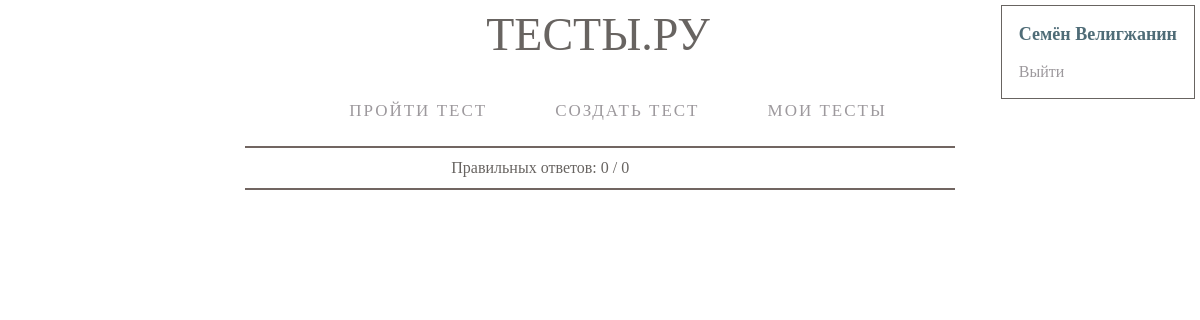
Page /results/?trying_id=3 (signed in) on the earlier database version.
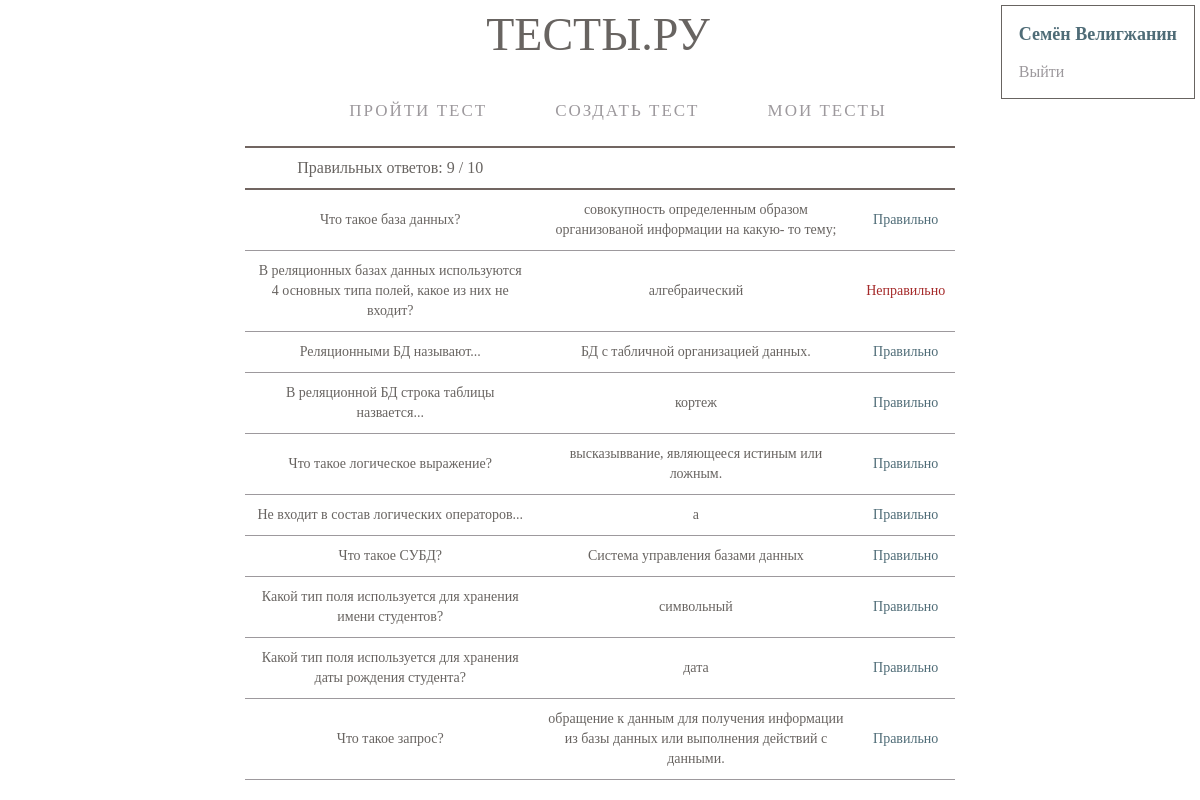
Same page on the later database version.
### tables this page shows
CREATE TABLE user
(
    user_id  INTEGER not null
        primary key autoincrement
        unique,
    name     TEXT,
    password TEXT
);

CREATE TABLE test_answer
(
    test_answer_id   INTEGER not null
        primary key autoincrement,
    test_question_id INTEGER not null
        constraint lnk_test_question_test_answer
            references test_question,
    answer_text      TEXT
);

CREATE TABLE test_question
(
    test_question_id INTEGER not null
        primary key autoincrement,
    test_id          INTEGER not null
        constraint lnk_test_test_question
            references test,
    question_text    TEXT
);

### app/routes.py (the view)
@app.route('/results/', methods=['GET'])
def results():
    if not (check_user() or not (not db.test_permission(session['user_id'], db.get_test_id_by_trying_id(
            request.args['trying_id'])) or not db.trying_permission(session['user_id'], request.args['trying_id']))):
        abort(404)
    else:
        return render_template('result.html',
                               answers=db.get_trying_answers(request.args['trying_id']),
                               result=db.get_result(request.args['trying_id']),
                               user=db.get_user_name_by_id(session['user_id']))

### app/database.py (called while the page is built)
def sql_exec(sql: str):
    connection = sqlite3.connect('form.sqlite')
    cursor = connection.cursor()
    result = cursor.execute(sql)
    connection.commit()
    return result

def get_user_name_by_id(user_id) -> str:
    for (name,) in sql_exec(f"""
        SELECT name FROM user WHERE user_id='{user_id}'
    """):
        return name

def get_trying_answers(trying_id):
    for (question_text, answer_text, is_true) in sql_exec(f"""
        SELECT
        question_text,
        answer_text,
        CASE
            WHEN trying_answer.test_answer_id IN
                (SELECT test_answer_id FROM true_answer)
            THEN 1
            ELSE 0
        END
        FROM trying_answer
        JOIN trying t on trying_answer.trying_id = t.trying_id
        JOIN test_answer ta on ta.test_answer_id = trying_answer.test_answer_id
        JOIN test_question tq on tq.test_question_id = ta.test_question_id
        WHERE t.trying_id = '{trying_id}'
    """):
        yield {'question_text': question_text, 'answer_text': answer_text, 'is_true': is_true}

def get_result(trying_id):
    for (true_answers, all_answers) in sql_exec(F"""
        SELECT
            (SELECT COUNT(trying_answer.test_answer_id) FROM trying_answer
                JOIN true_answer ta on trying_answer.test_answer_id = ta.test_answer_id
                WHERE trying_answer.trying_id = '{trying_id}'),
            COUNT(test_question_id)
        FROM test_question
        WHERE test_id = (SELECT test_id FROM trying WHERE trying_id = '{trying_id}')
    """):
        return {'true': true_answers, 'all': all_answers}

### app/routes.py (called while the page is built)
def check_user():
    return "user_id" in session

### app/templates/result.html
{% extends "base.html" %}
{% block content %}
<table id="results">
    <tr>
        <th>
            Правильных ответов: {{result.true}} / {{result.all}}
        </th>
        <th></th>
        <th></th>
    </tr>
    {% for answer in answers %}
    <tr>
        <td>
            {{answer.question_text}}
        </td>
        <td>
            {{answer.answer_text}}
        </td>
        <td>
            {% if answer.is_true %}
            <div class="true">Правильно</div>
            {% else %}
            <div class="false">Неправильно</div>
            {% endif %}
        </td>
    </tr>
    {% endfor %}
</table>
{% endblock %}

### app/templates/base.html (shortened to what this page needs)
<!DOCTYPE html>
<html lang="en">
<head>
    <link href="{{url_for('static', filename='style.css')}}" rel="stylesheet">
</head>
<body>
<div id="user">
    {% if user %}
    <p><b>{{user}}</b></p>
    <a href="{{url_for('logout')}}">Выйти</a>
    {% else %}
    <a href="{{url_for('login', locate='profile')}}">Войти</a>
    {% endif %}
</div>
<div id="header">ТЕСТЫ.РУ</div>
<ul class="menu-main">
    <li><a href="/">Пройти тест</a></li>
    <li><a href="/create/">Создать тест</a></li>
    <li><a href="/profile/">Мои тесты</a></li>
</ul>
<div id="base">
    {% block content %}{% endblock %}
</div>
</body>
</html>

### app/static/style.css (style rules this page uses)
#base { width: 60%; margin: 0 auto; }
#header { text-align: center; margin: 0 34px 0 30px; font-size: 46px; color: #686461; }
.menu-main { list-style: none; margin: 40px 0 5px; text-align: center; background: white; }
.menu-main li { display: inline-block; }
.menu-main li:last-child:after { content: none; }
.menu-main a { text-decoration: none; letter-spacing: 2px; position: relative; padding-bottom: 20px; margin: 0 34px 0 30px; font-size: 17px; text-transform: uppercase; display: inline-block; transition: color .1s; }
.menu-main a, .menu-main a:visited { color: #9d999d; }
#user { position: absolute; top: 10px; right: 10px; }
#tests, #results, #statistic-table { width: 100%; border: none; margin-bottom: 20px; border-collapse: collapse; font-size: 14px; }
#tests tbody td, #results tbody td, #statistic-table tbody td { padding: 10px; font-size: 14px; line-height: 20px; color: #686461; border-top: 1px solid #9d999d; border-bottom: 1px solid #9d999d; text-align: center; }
#results th, #statistic-table th { padding: 10px; font-weight: 500; font-size: 16px; line-height: 20px; text-align: center; color: #686461; border-top: 2px solid #716561; border-bottom: 2px solid #716561; }
#user { position: fixed; top: 5px; right: 5px; padding-right: 17px; padding-left: 17px; padding-bottom: 17px; border: 1px solid #686461; }
#user p { color: #4F6C77; font-size: 18px; }
#user a { text-decoration: none; color: #9d999d; }
.false { color: brown; }
.true { color: #4F6C77; }

Differences in the rows shown:
added test_answer: question_text "Что такое база данных?", answer_text "совокупность определенным образом организованой информации на какую- то тему;", shows "Правильно"
added test_answer: question_text "В реляционных базах данных используются 4 основных типа полей, какое из них не входит?", answer_text "алгебраический", shows "Неправильно"
added test_answer: question_text "Реляционными БД называют...", answer_text "БД с табличной организацией данных.", shows "Правильно"
added test_answer: question_text "В реляционной БД строка таблицы назвается...", answer_text "кортеж", shows "Правильно"
added test_answer: question_text "Что такое логическое выражение?", answer_text "высказыввание, являющееся истиным или ложным.", shows "Правильно"
added test_answer: question_text "Не входит в состав логических операторов...", answer_text "а", shows "Правильно"
added test_answer: question_text "Что такое СУБД?", answer_text "Система управления базами данных", shows "Правильно"
added test_answer: question_text "Какой тип поля используется для хранения имени студентов?", answer_text "символьный", shows "Правильно"
added test_answer: question_text "Какой тип поля используется для хранения даты рождения студента?", answer_text "дата", shows "Правильно"
added test_answer: question_text "Что такое запрос?", answer_text "обращение к данным для получения информации из базы данных или выполнения действий с данными.", shows "Правильно"
Other differences:
{{ result.true }}: "0" → "9"
{{ result.all }}: "0" → "10"
